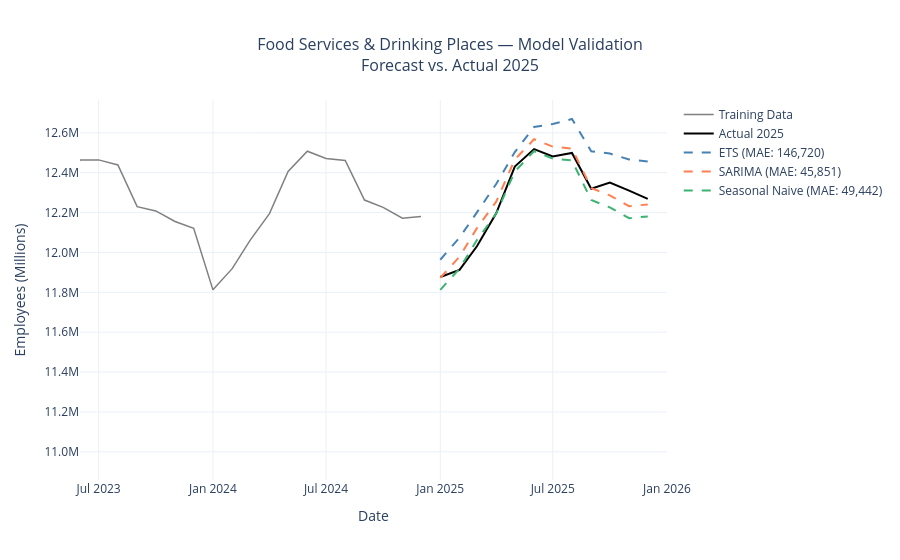

This figure's notebook cell:
### Code cell
# --- Validation Plot ---
fig = go.Figure()

# Actual training data
fig.add_trace(go.Scatter(
    x=train.index, y=train.values,
    mode='lines', name='Training Data',
    line=dict(color='gray', width=1.5),
    hovertemplate='%{x|%b %Y}: %{customdata}<extra></extra>',
    customdata=[f'{v/1_000_000:.2f}M' for v in train.values]
))

# Actual validation data
fig.add_trace(go.Scatter(
    x=validation.index, y=validation.values,
    mode='lines', name='Actual 2025',
    line=dict(color='black', width=2),
    hovertemplate='%{x|%b %Y}: %{customdata}<extra></extra>',
    customdata=[f'{v/1_000_000:.2f}M' for v in validation.values]
))

# OLS omitted from validation plot because it was not retained as a serious forecasting candidate after validation

# ETS forecast
fig.add_trace(go.Scatter(
    x=validation.index, y=ets_forecast.values,
    mode='lines', name=f'ETS (MAE: {mean_absolute_error(validation, ets_forecast):,.0f})',
    line=dict(color='steelblue', width=2, dash='dash'),
    hovertemplate='%{x|%b %Y}: %{customdata}<extra></extra>',
    customdata=[f'{v/1_000_000:.2f}M' for v in ets_forecast.values]
))

# SARIMA forecast
fig.add_trace(go.Scatter(
    x=validation.index, y=sarima_forecast.values,
    mode='lines', name=f'SARIMA (MAE: {mean_absolute_error(validation, sarima_forecast):,.0f})',
    line=dict(color='coral', width=2, dash='dash'),
    hovertemplate='%{x|%b %Y}: %{customdata}<extra></extra>',
    customdata=[f'{v/1_000_000:.2f}M' for v in sarima_forecast.values]
))

# Seasonal Naive forecast
fig.add_trace(go.Scatter(
    x=validation.index, y=snaive_forecast.values,
    mode='lines', name=f'Seasonal Naive (MAE: {mean_absolute_error(validation, snaive_forecast):,.0f})',
    line=dict(color='mediumseagreen', width=2, dash='dash'),
    hovertemplate='%{x|%b %Y}: %{customdata}<extra></extra>',
    customdata=[f'{v/1_000_000:.2f}M' for v in snaive_forecast.values]
))

fig.update_layout(
    title=dict(text='Food Services & Drinking Places — Model Validation<br>Forecast vs. Actual 2025',
               x=0.5, font=dict(size=16)),
    xaxis_title='Date',
    yaxis_title='Employees (Millions)',
    yaxis=dict(
        tickvals=list(range(11_000_000, 13_000_000, 200_000)),
        ticktext=[f'{v/1_000_000:.1f}M' for v in range(11_000_000, 13_000_000, 200_000)]
    ),
    template='plotly_white',
    hovermode='x unified',
    xaxis=dict(range=['2023-06-01', '2026-01-01'])
)

fig.show()
